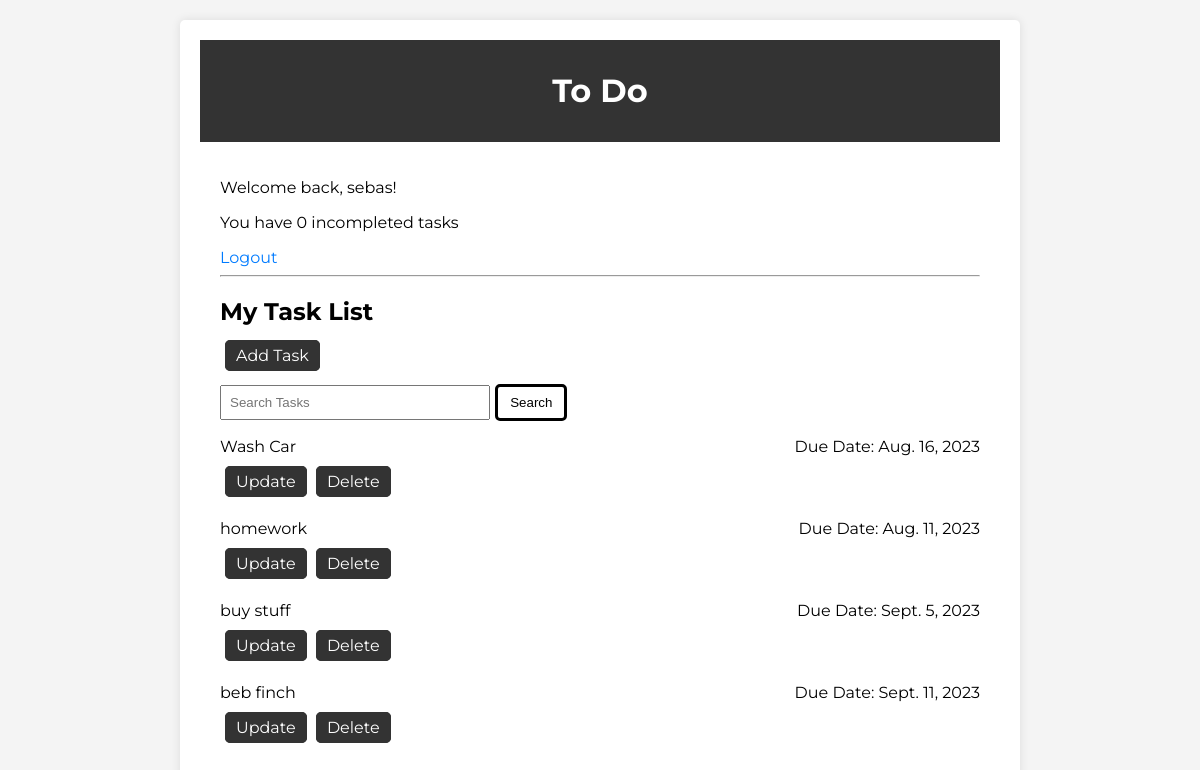
Before: /search/ (signed in) with the older database file.
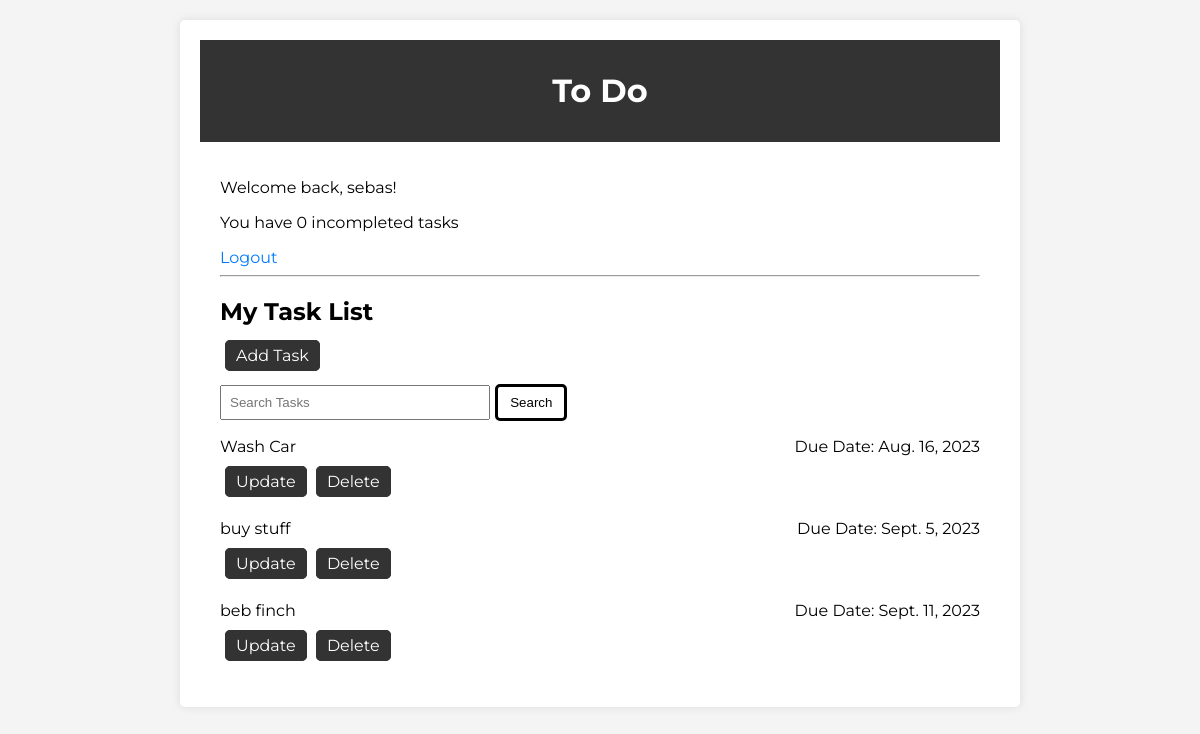
After: the same page with the newer database file.
### tasks/models.py (models this page shows, shortened)
class Task(models.Model):
    title = models.CharField(max_length=200)
    description = models.TextField()
    user = models.ForeignKey(User, on_delete=models.CASCADE)
    created_at = models.DateTimeField(auto_now_add=True)
    due_date = models.DateField()
    completed = models.BooleanField(default=False)
    class Meta():
        ordering = ['completed']

### tasks/views.py (the view)
# urls.py: path('search/', views.searchTask, name='search_tasks'),
@login_required
def searchTask(request):
    form = SearchForm(request.GET)
    tasks = [] # Will make a list for the searched tasks
    if form.is_valid():
        query = form.cleaned_data['query'] # get the users input search
        if query:
            tasks = Task.objects.filter(title__icontains=query)  # Perform the search query
    else: # isn't valid if the search is blank
        tasks = Task.objects.filter(user=request.user) # If the search is empty
    context = {'form': form, 'tasks': tasks}
    return render(request, 'tasks/list.html', context)

### tasks/forms.py
class SearchForm(forms.Form):
    query = forms.CharField(max_length=100, label='Search')

### tasks/templates/tasks/list.html (shortened to what this page needs)
{% extends 'tasks/main.html' %}
{% block content %}
    {% if request.user.is_authenticated %}
        <p>Welcome back, {{ request.user }}!</p>
        <p>You have {{incomplete_tasks|length}} incompleted tasks</p>
        <a href="{% url 'logout' %}" class="logout-link">Logout</a>
    {% else %}
        <a href="{% url 'login' %}"class="login-link">Login</a>
    {% endif %}
    <hr>
    <h2>My Task List</h2>
    <a href="{% url 'create_task' %}"class="add-task-link">Add Task</a>
    <form method="get" action="{% url 'search_tasks' %}">
        <input type="text" name="query" placeholder="Search Tasks" class="search-box">
        <input type="submit" value="Search" class="search-button">
    </form>
    {% for task in tasks %}
        <div class="task-view">
            <div class="task-info">
                <p {% if task.completed %}class="completed-task"{% endif %}>{{ task.title }}</p>
                <p>Due Date: {{ task.due_date }}</p>
            </div>
            <a href="{% url 'update_task' task.id %}" class="update-link">Update</a>
            <a href="{% url 'delete_task' task.id %}" class="delete-link">Delete</a>
        </div>
    {% endfor %}
{% endblock %}

Changed rows visible on the page:
removed Task: title "homework", due_date "Aug. 11, 2023"
